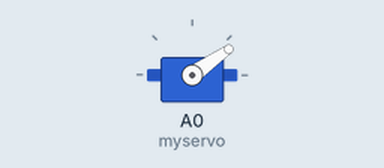
This sketch was run on a simulated Arduino Uno, built with avr-gcc and run on an emulated ATmega328P. On the bench: servo.

Above: at 0.05 s.
At 0.75 s:
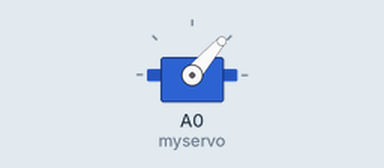
At 1.45 s:
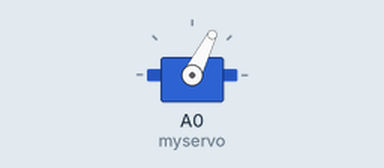
At 2.85 s:
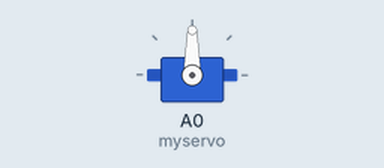
Timing chart, 0 to 6.6 s (numbered marks = the images above):
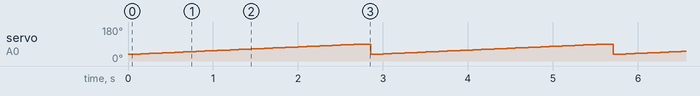

The sketch:

servo.ino
```cpp
//breathe with me

#include <Servo.h>

Servo myservo;  // create servo object to control a servo
// twelve servo objects can be created on most boards

int pos = 0;    // variable to store the servo position

void setup()
{
  myservo.attach(A0);  // attaches the servo on pin 9 to the servo object
}

void loop()
{
  for (pos = 35; pos <= 90; pos += 1) // goes from 0 degrees to 180 degrees
  { // in steps of 1 degree
    myservo.write(pos);              // tell servo to go to position in variable 'pos'
    delay(50);                       // waits 15ms for the servo to reach the position
  }
  for (pos = 90; pos >= 90; pos -= 1) // goes from 180 degrees to 0 degrees
  {
    myservo.write(pos);              // tell servo to go to position in variable 'pos'
    delay(50);                       // waits 15ms for the servo to reach the position
  }
}
```

Measured:
- by itself, servo on A0 (myservo): ramps from 35° to 90° and jumps back, once every 2.9 s
